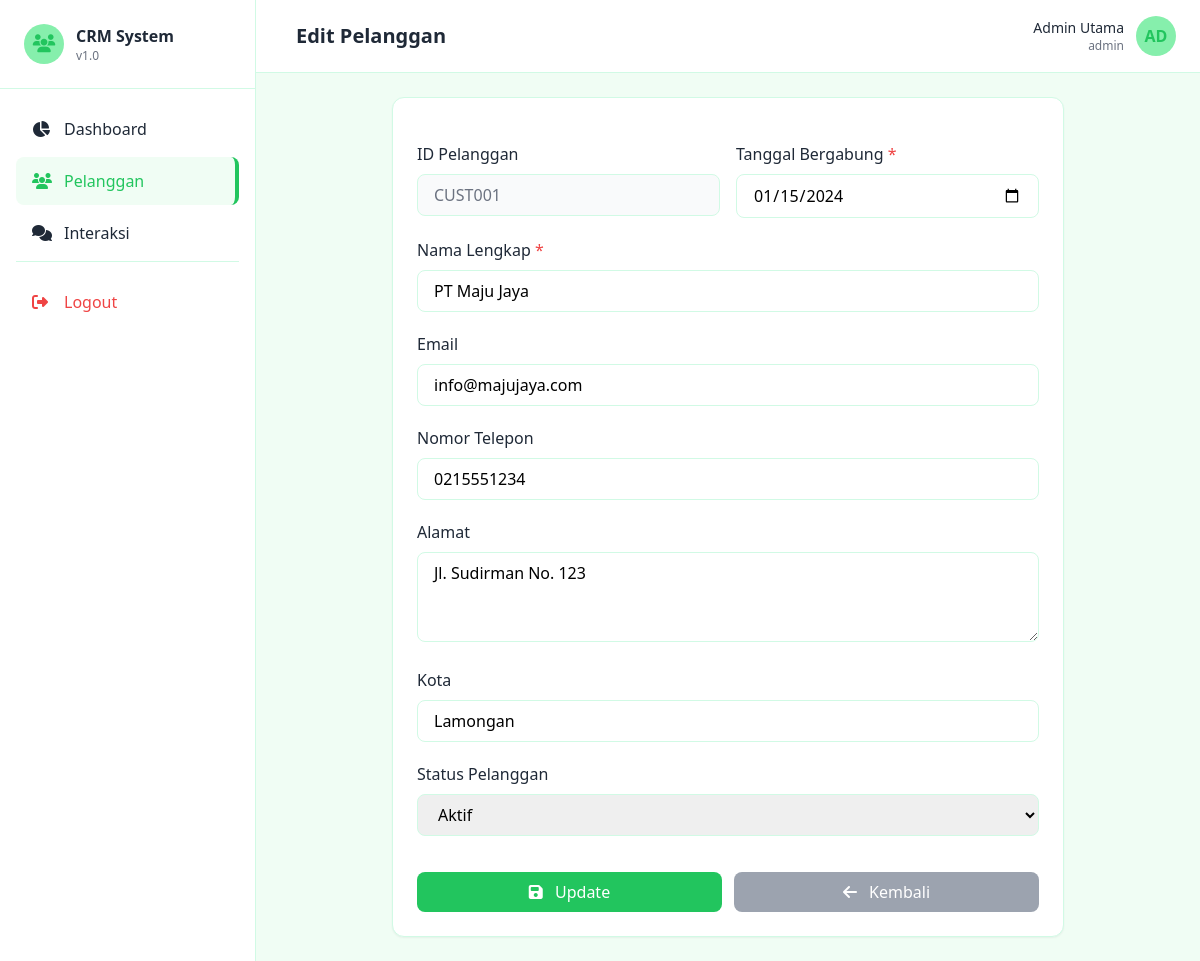
Screenshot of /customers/edit.php?id=1 (signed in) with the database file from the repository.
### tables this page shows
CREATE TABLE `customers` (
  `id` int(11) NOT NULL,
  `customer_code` varchar(20) NOT NULL,
  `nama` varchar(100) NOT NULL,
  `email` varchar(100) DEFAULT NULL,
  `telepon` varchar(20) DEFAULT NULL,
  `alamat` text DEFAULT NULL,
  `kota` varchar(50) DEFAULT NULL,
  `status` enum('aktif','tidak_aktif') DEFAULT 'aktif',
  `join_date` date DEFAULT NULL,
  `created_at` timestamp NOT NULL DEFAULT current_timestamp()
);

### customers/edit.php (the view, shortened to what this page needs)
<?php
require_once '../config/database.php';
$id = isset($_GET['id']) ? (int)$_GET['id'] : 0;
try {
    $stmt = $pdo->prepare("SELECT * FROM customers WHERE id = ?");
    $stmt->execute([$id]);
    $customer = $stmt->fetch();
} catch(PDOException $e) {
    $error = 'Gagal mengambil data pelanggan';
}
?>
<!DOCTYPE html>
<html lang="id">
<head>
    <script src="https://cdn.tailwindcss.com"></script>
    <link rel="stylesheet" href="https://cdnjs.cloudflare.com/ajax/libs/font-awesome/6.5.0/css/all.min.css">
</head>
<body class="bg-[#F0FDF4]">
    <div class="flex h-screen">
        <aside class="sidebar w-64 flex-shrink-0 hidden md:block overflow-y-auto">
            <div class="p-6 border-b border-[#D1FAE5]">
                <div class="flex items-center space-x-3">
                    <div class="w-10 h-10 bg-[#86EFAC] rounded-full flex items-center justify-center">
                        <i class="fas fa-users text-[#22C55E] text-lg"></i>
                    </div>
                    <div>
                        <h2 class="font-bold text-[#1F2937]">CRM System</h2>
                        <p class="text-xs text-gray-500">v1.0</p>
                    </div>
                </div>
            </div>
            <nav class="p-4 space-y-1">
                <a href="../dashboard/index.php" class="sidebar-link flex items-center space-x-3 px-4 py-3 rounded-lg">
                    <i class="fas fa-chart-pie w-5"></i>
                    <span>Dashboard</span>
                </a>
                <a href="index.php" class="sidebar-link active flex items-center space-x-3 px-4 py-3 rounded-lg">
                    <i class="fas fa-users w-5"></i>
                    <span>Pelanggan</span>
                </a>
                <a href="../interactions/index.php" class="sidebar-link flex items-center space-x-3 px-4 py-3 rounded-lg">
                    <i class="fas fa-comments w-5"></i>
                    <span>Interaksi</span>
                </a>
                <div class="pt-4 mt-4 border-t border-[#D1FAE5]">
                    <a href="../auth/logout.php" class="sidebar-link flex items-center space-x-3 px-4 py-3 rounded-lg text-red-500 hover:bg-red-50">
                        <i class="fas fa-sign-out-alt w-5"></i>
                        <span>Logout</span>
                    </a>
                </div>
            </nav>
        </aside>
        <div class="flex-1 overflow-y-auto">
            <header class="bg-white border-b border-[#D1FAE5] px-6 py-4">
                <div class="flex items-center justify-between">
                    <div class="flex items-center space-x-4">
                        <h1 class="text-xl font-semibold text-[#1F2937]">Edit Pelanggan</h1>
                    </div>
                    <div class="flex items-center space-x-4">
                        <div class="flex items-center space-x-3">
                            <div class="text-right hidden sm:block">
                                <p class="text-sm font-medium text-[#1F2937]"><?php echo htmlspecialchars($_SESSION['user_nama']); ?></p>
                                <p class="text-xs text-gray-500"><?php echo htmlspecialchars($_SESSION['user_role']); ?></p>
                            </div>
                            <div class="w-10 h-10 bg-[#86EFAC] rounded-full flex items-center justify-center text-[#22C55E] font-bold">
                                <?php echo strtoupper(substr($_SESSION['user_nama'], 0, 2)); ?>
                            </div>
                        </div>
                    </div>
                </div>
            </header>
            <div class="p-6">
                <div class="max-w-2xl mx-auto">
                    <div class="bg-white rounded-xl shadow-sm border border-[#D1FAE5] p-6">
                        <form method="POST" action="" id="customerForm" class="space-y-5">
                            <div class="grid grid-cols-1 md:grid-cols-2 gap-4">
                                <div>
                                    <label class="block text-[#1F2937] font-medium mb-2">ID Pelanggan</label>
                                    <input type="text" value="<?php echo htmlspecialchars($customer['customer_code']); ?>"
                                           class="w-full px-4 py-2 border border-[#D1FAE5] rounded-lg bg-gray-50 text-gray-500" disabled>
                                </div>
                                <div>
                                    <label class="block text-[#1F2937] font-medium mb-2">Tanggal Bergabung <span class="text-red-500">*</span></label>
                                    <input type="date" name="join_date" id="join_date" required
                                           class="w-full px-4 py-2 border border-[#D1FAE5] rounded-lg focus:outline-none focus:ring-2 focus:ring-[#22C55E]"
                                           value="<?php echo htmlspecialchars($customer['join_date']); ?>">
                                </div>
                            </div>
                            <div>
                                <label class="block text-[#1F2937] font-medium mb-2">Nama Lengkap <span class="text-red-500">*</span></label>
                                <input type="text" name="nama" id="nama" required
                                       class="w-full px-4 py-2 border border-[#D1FAE5] rounded-lg focus:outline-none focus:ring-2 focus:ring-[#22C55E]"
                                       placeholder="Masukkan nama lengkap" value="<?php echo htmlspecialchars($customer['nama']); ?>">
                            </div>
                            <div>
                                <label class="block text-[#1F2937] font-medium mb-2">Email</label>
                                <input type="email" name="email" id="email"
                                       class="w-full px-4 py-2 border border-[#D1FAE5] rounded-lg focus:outline-none focus:ring-2 focus:ring-[#22C55E]"
                                       placeholder="Masukkan email" value="<?php echo htmlspecialchars($customer['email']); ?>">
                            </div>
                            <div>
                                <label class="block text-[#1F2937] font-medium mb-2">Nomor Telepon</label>
                                <input type="tel" name="telepon" id="telepon"
                                       class="w-full px-4 py-2 border border-[#D1FAE5] rounded-lg focus:outline-none focus:ring-2 focus:ring-[#22C55E]"
                                       placeholder="Contoh: 08123456789" value="<?php echo htmlspecialchars($customer['telepon']); ?>">
                            </div>
                            <div>
                                <label class="block text-[#1F2937] font-medium mb-2">Alamat</label>
                                <textarea name="alamat" id="alamat" rows="3"
                                          class="w-full px-4 py-2 border border-[#D1FAE5] rounded-lg focus:outline-none focus:ring-2 focus:ring-[#22C55E]"
                                          placeholder="Masukkan alamat lengkap"><?php echo htmlspecialchars($customer['alamat']); ?></textarea>
                            </div>
                            <div>
                                <label class="block text-[#1F2937] font-medium mb-2">Kota</label>
                                <input type="text" name="kota" id="kota"
                                       class="w-full px-4 py-2 border border-[#D1FAE5] rounded-lg focus:outline-none focus:ring-2 focus:ring-[#22C55E]"
                                       placeholder="Masukkan kota" value="<?php echo htmlspecialchars($customer['kota']); ?>">
                            </div>
                            <div>
                                <label class="block text-[#1F2937] font-medium mb-2">Status Pelanggan</label>
                                <select name="status" class="w-full px-4 py-2 border border-[#D1FAE5] rounded-lg focus:outline-none focus:ring-2 focus:ring-[#22C55E]">
                                    <option value="aktif" <?php echo $customer['status'] == 'aktif' ? 'selected' : ''; ?>>Aktif</option>
                                </select>
                            </div>
                            <div class="flex space-x-3 pt-4">
                                <button type="submit" class="btn-primary text-white px-6 py-2 rounded-lg transition flex-1">
                                    <i class="fas fa-save mr-2"></i> Update
                                </button>
                                <a href="index.php" class="btn-secondary text-white px-6 py-2 rounded-lg transition text-center flex-1">
                                    <i class="fas fa-arrow-left mr-2"></i> Kembali
                                </a>
                            </div>
                        </form>
                    </div>
                </div>
            </div>
        </div>
    </div>
</body>
</html>

### customers/edit.php (style rules this page uses)
.sidebar { background: #FFFFFF; border-right: 1px solid #D1FAE5; }
.sidebar-link { color: #1F2937; transition: all 0.3s; }
.sidebar-link:hover, .sidebar-link.active { background: #F0FDF4; color: #22C55E; }
.sidebar-link.active { border-right: 4px solid #22C55E; }
.btn-primary { background: #22C55E; }
.btn-secondary { background: #9CA3AF; }

### rows the page displays
customers: customer_code "CUST001", join_date "01/15/2024", nama "PT Maju Jaya", email "info@majujaya.com", telepon "0215551234", alamat "Jl. Sudirman No. 123", kota "Lamongan", status "Aktif"

### other values shown
$_SESSION['user_nama'] "Admin Utama"
$_SESSION['user_role'] "admin"
substr($_SESSION['user_nama'], 0, 2) "AD"
